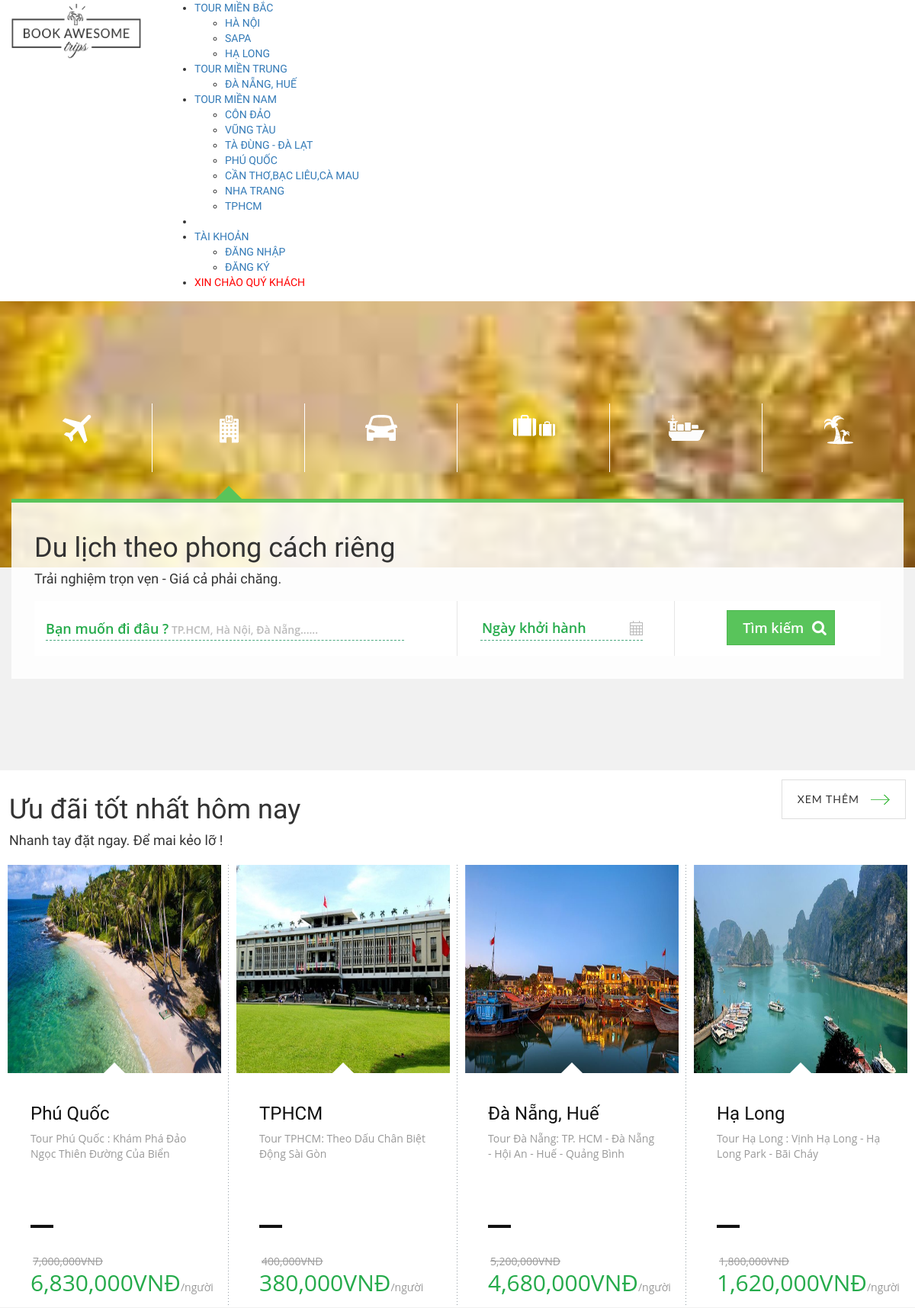
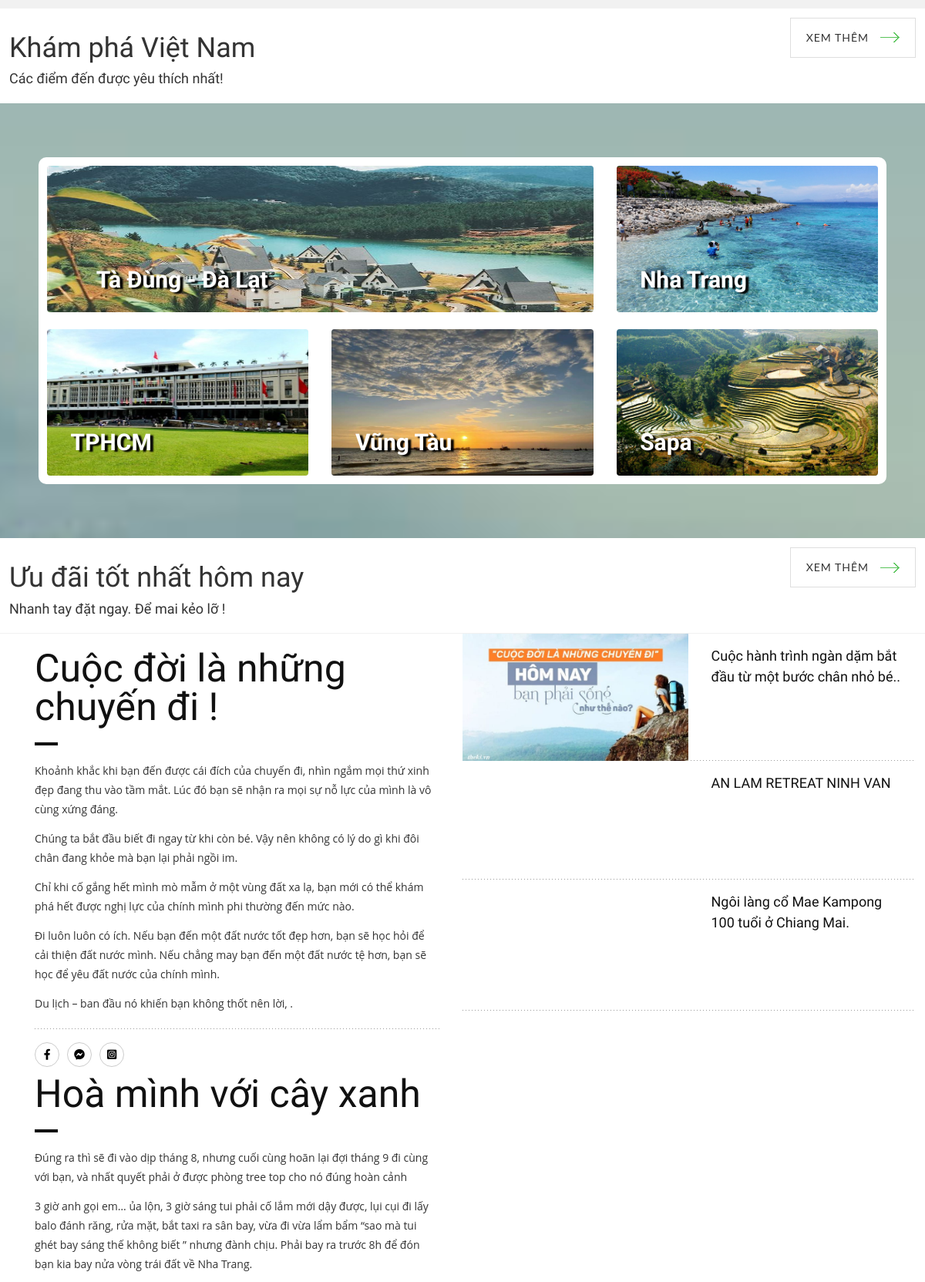
The page / (upper part) on the database its author committed (2 pictures, top to bottom).
### tables this page shows
CREATE TABLE `tour` (
  `tourID` int(11) NOT NULL,
  `tourName` varchar(128) NOT NULL,
  `startingPoint` varchar(128) NOT NULL,
  `destination` varchar(128) NOT NULL,
  `time` varchar(128) NOT NULL,
  `transport` varchar(128) NOT NULL,
  `begin` date DEFAULT NULL,
  `end` date DEFAULT NULL,
  `priceTour` int(11) NOT NULL,
  `sale` varchar(11) NOT NULL,
  `saleTour` int(11) NOT NULL,
  `numPeople` int(11) NOT NULL,
  `thumbnail` text NOT NULL,
  `galleries` longtext NOT NULL,
  `typeTour` int(11) NOT NULL,
  `typeDestination` varchar(5) DEFAULT NULL,
  `schedule` text NOT NULL,
  `detailTour` text NOT NULL
);

### Model/connect.php (called while the page is built, shortened)
<?php
class connect
{
	var $db=null;
	public function __construct()
	{
		$dsn='mysql:host=localhost;dbname=mytour2';
		$user='root';
		$pass='';
		$this->db=new PDO($dsn,$user,$pass,array(PDO::MYSQL_ATTR_INIT_COMMAND=>"SET NAMES utf8"));
	}
	public function getList($select)
	{
		$results=$this->db->query($select);
		return($results);
	}
}
?>

### Model/tour.php (called while the page is built, shortened)
<?php
    class Tour {
        public function getListProductSaleLimit() {
            $db = new connect();
            $selectDB = "select * from tour where saleTour > 0 ORDER BY RAND() limit 4";
            $result = $db->getList($selectDB);
            return $result;
        }
    }
?>

### View/home.php (the view, shortened to what this page needs)
<div class="sales">
    <div class="title-wrap container-fluid">
        <div class="row">
            <div class="col-md-10 travel-title ">
                    <h1>Ưu đãi tốt nhất hôm nay</h1>
                    <h4>Nhanh tay đặt ngay. Để mai kẻo lỡ !</h4>
            </div>
            <div class="col-md-2">
                <a href="index.php?action=home&act=saleTours" title="" class="awe-btn awe-btn-5 awe-btn-lager arrow-right text-uppercase float-right">Xem thêm</a>
            </div>
        </div>
    </div>
    <div class="sales-cn container-fluid">
        <div class="row" style="margin-bottom:1%">
            <?php
            $tour = new Tour();
            $result = $tour->getListProductSaleLimit();
            while ($set = $result->fetch()) :
            ?>
                <div class="col-xs-6 col-md-3">
                    <div class="sales-item border border-info" style="height:580px ">
                        <figure class="home-sales-img">
                            <a href="index.php?action=home&act=detailTour&id=<?php echo $set['tourID']; ?>" title="">
                                <img src="Content/images/Tour/<?php echo $set['thumbnail']; ?>" alt="" class="card-img-top">
                            </a>
                        </figure>
                        <div class="home-sales-text" style="height:240px ">
                            <div class="home-sales-name-places" style="height:138px ">
                                <div class="home-sales-name">
                                    <a href="index.php?action=home&act=detailTour&id=<?php echo $set['tourID']; ?>" title="">
                                        <h3><?php echo $set['destination']; ?></h3>
                                    </a>
                                </div>
                                <div class="home-sales-places">
                                    <p>
                                        <?php echo $set['tourName']; ?>
                                    </p>
                                </div>
                            </div>
                            <hr class="hr">
                            <div class="price-box" style="height:62px ">
                                <span class="price old-price"> <del><?php echo number_format($set['priceTour']); ?>VNĐ</del></span>
                                <span class="price special-price"><?php echo number_format($set['saleTour']); ?>VNĐ<small>/người</small></span>
                            </div>
                        </div>
                    </div>
                </div>
            <?php
            endwhile;
            ?>
        </div>
    </div>
</div>

### rows shown on the page
tour: thumbnail (picture), destination "Phú Quốc", tourName "Tour Phú Quốc : Khám Phá Đảo Ngọc Thiên Đường Của Biển", priceTour "7,000,000", saleTour "6,830,000"
tour: thumbnail (picture), destination "TPHCM", tourName "Tour TPHCM: Theo Dấu Chân Biệt Động Sài Gòn", priceTour "400,000", saleTour "380,000"
tour: thumbnail (picture), destination "Đà Nẵng, Huế", tourName "Tour Đà Nẵng: TP. HCM - Đà Nẵng - Hội An - Huế - Quảng Bình", priceTour "5,200,000", saleTour "4,680,000"
tour: thumbnail (picture), destination "Hạ Long", tourName "Tour Hạ Long : Vịnh Hạ Long - Hạ Long Park - Bãi Cháy", priceTour "1,800,000", saleTour "1,620,000"

### other values the page prints
$set['destination'] "HÀ NỘI"
$set['destination'] "SAPA"
$set['destination'] "HẠ LONG"
$set['destination'] "ĐÀ NẴNG, HUẾ"
$set['destination'] "CÔN ĐẢO"
$set['destination'] "VŨNG TÀU"
$set['destination'] "TÀ ĐÙNG - ĐÀ LẠT"
$set['destination'] "PHÚ QUỐC"
$set['destination'] "CẦN THƠ,BẠC LIÊU,CÀ MAU"
$set['destination'] "NHA TRANG"
$set['destination'] "TPHCM"
$arrTours[0]['destination'] "Tà Đùng - Đà Lạt"
$arrTours[1]['destination'] "Nha Trang"
$arrTours[2]['destination'] "TPHCM"
$arrTours[3]['destination'] "Vũng Tàu"
